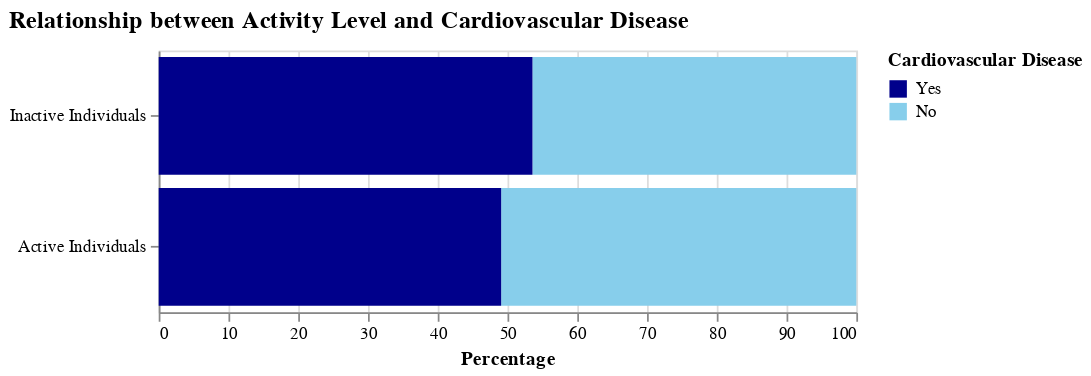

This figure's notebook cell:
### Markdown cell above
## Step 1: Create bar chart depicting the relationship between activity and CVD

### Code cell
# Calculate the total number of active and inactive individuals
total_active = df['active'].sum()
total_inactive = df['active'].count() - total_active

# Calculate the number of individuals for each combination of activity status and cardiovascular disease
agg_data_active_bar = df.groupby(['active', 'cardio']).size().reset_index(name='counts')

# Normalize the counts for each group (active and inactive individuals)
agg_data_active_bar['percentage'] = agg_data_active_bar['counts']
agg_data_active_bar.loc[agg_data_active_bar['active'] == 1, 'percentage'] /= total_active
agg_data_active_bar.loc[agg_data_active_bar['active'] == 0, 'percentage'] /= total_inactive
agg_data_active_bar['percentage'] *= 100

# Dataframe creation
text_data_active = agg_data_active_bar.copy()
text_data_active['summary'] = text_data_active.apply(lambda x: 'Active Individuals' if x['active'] == 1 else 'Inactive Individuals', axis=1)

# Y-axis
y_order_active = ['Inactive Individuals', 'Active Individuals']

# Normalized horizontal bar chart
bar_active = alt.Chart(text_data_active).mark_bar().encode(
    y=alt.Y('summary:N', title=None, sort=y_order_active),
    x=alt.X('percentage:Q', title='Percentage'),
    color=alt.Color('cardio:N', legend=alt.Legend(title="Cardiovascular Disease", orient='right'), scale=color_scale),
    tooltip=[
        alt.Tooltip('counts:Q', title='Number of Individuals', format=','),
        alt.Tooltip('percentage:Q', title='Percentage', format='.1f')
    ]
).properties(
    width=400,
    height=150,
    title=alt.TitleParams(
        text="Relationship between Activity Level and Cardiovascular Disease",
        anchor="start",
        offset=10,
        orient="top",
        fontSize=14
    )
)

bar_active

### Figure 1 — Vega-Lite specification as saved in the notebook (floating-point values rounded to 4 significant figures)
{"config": {"view": {"continuousWidth": 400, "continuousHeight": 300}}, "data": {"name": "data-274a8440f009be33ad3f844cbbff13dd"}, "mark": "bar", "encoding": {"color": {"field": "cardio", "legend": {"orient": "right", "title": "Cardiovascular Disease"}, "scale": {"domain": ["Yes", "No"], "range": ["darkblue", "skyblue"]}, "type": "nominal"}, "tooltip": [{"field": "counts", "format": ",", "title": "Number of Individuals", "type": "quantitative"}, {"field": "percentage", "format": ".1f", "title": "Percentage", "type": "quantitative"}], "x": {"field": "percentage", "title": "Percentage", "type": "quantitative"}, "y": {"field": "summary", "sort": ["Inactive Individuals", "Active Individuals"], "title": null, "type": "nominal"}}, "height": 150, "title": {"text": "Relationship between Activity Level and Cardiovascular Disease", "anchor": "start", "fontSize": 14, "offset": 10, "orient": "top"}, "width": 400, "$schema": "https://vega.github.io/schema/vega-lite/v4.17.0.json", "datasets": {"data-274a8440f009be33ad3f844cbbff13dd": [{"active": 0, "cardio": "No", "counts": 6378, "percentage": 46.42, "summary": "Inactive Individuals"}, {"active": 0, "cardio": "Yes", "counts": 7361, "percentage": 53.58, "summary": "Inactive Individuals"}, {"active": 1, "cardio": "No", "counts": 28643, "percentage": 50.91, "summary": "Active Individuals"}, {"active": 1, "cardio": "Yes", "counts": 27618, "percentage": 49.09, "summary": "Active Individuals"}]}}
